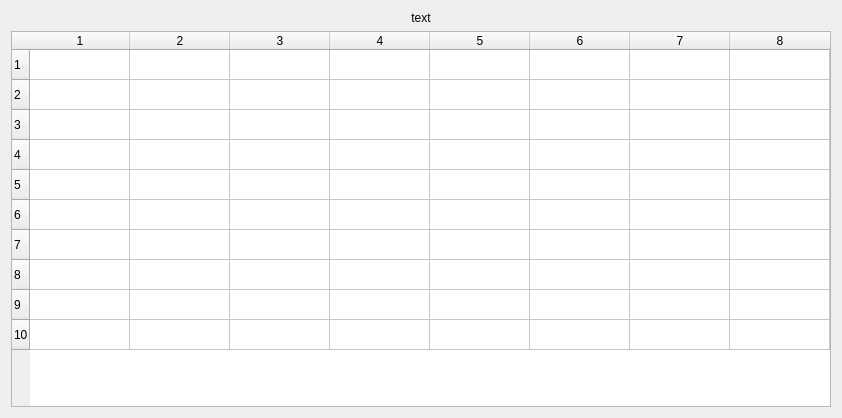
<?xml version="1.0" encoding="UTF-8"?>
<ui version="4.0">
 <class>NctiAiFeatureExtract</class>
 <widget class="QWidget" name="NctiAiFeatureExtract">
  <property name="geometry">
   <rect>
    <x>0</x>
    <y>0</y>
    <width>842</width>
    <height>418</height>
   </rect>
  </property>
  <property name="windowTitle">
   <string>Form</string>
  </property>
  <layout class="QVBoxLayout" name="verticalLayout">
   <item>
    <widget class="QLabel" name="title">
     <property name="text">
      <string>text</string>
     </property>
     <property name="textFormat">
      <enum>Qt::AutoText</enum>
     </property>
     <property name="alignment">
      <set>Qt::AlignCenter</set>
     </property>
    </widget>
   </item>
   <item>
    <widget class="QTableWidget" name="tableWidget">
     <property name="rowCount">
      <number>10</number>
     </property>
     <property name="columnCount">
      <number>8</number>
     </property>
     <row/>
     <row/>
     <row/>
     <row/>
     <row/>
     <row/>
     <row/>
     <row/>
     <row/>
     <row/>
     <column/>
     <column/>
     <column/>
     <column/>
     <column/>
     <column/>
     <column/>
     <column/>
    </widget>
   </item>
  </layout>
 </widget>
 <resources/>
 <connections/>
</ui>
